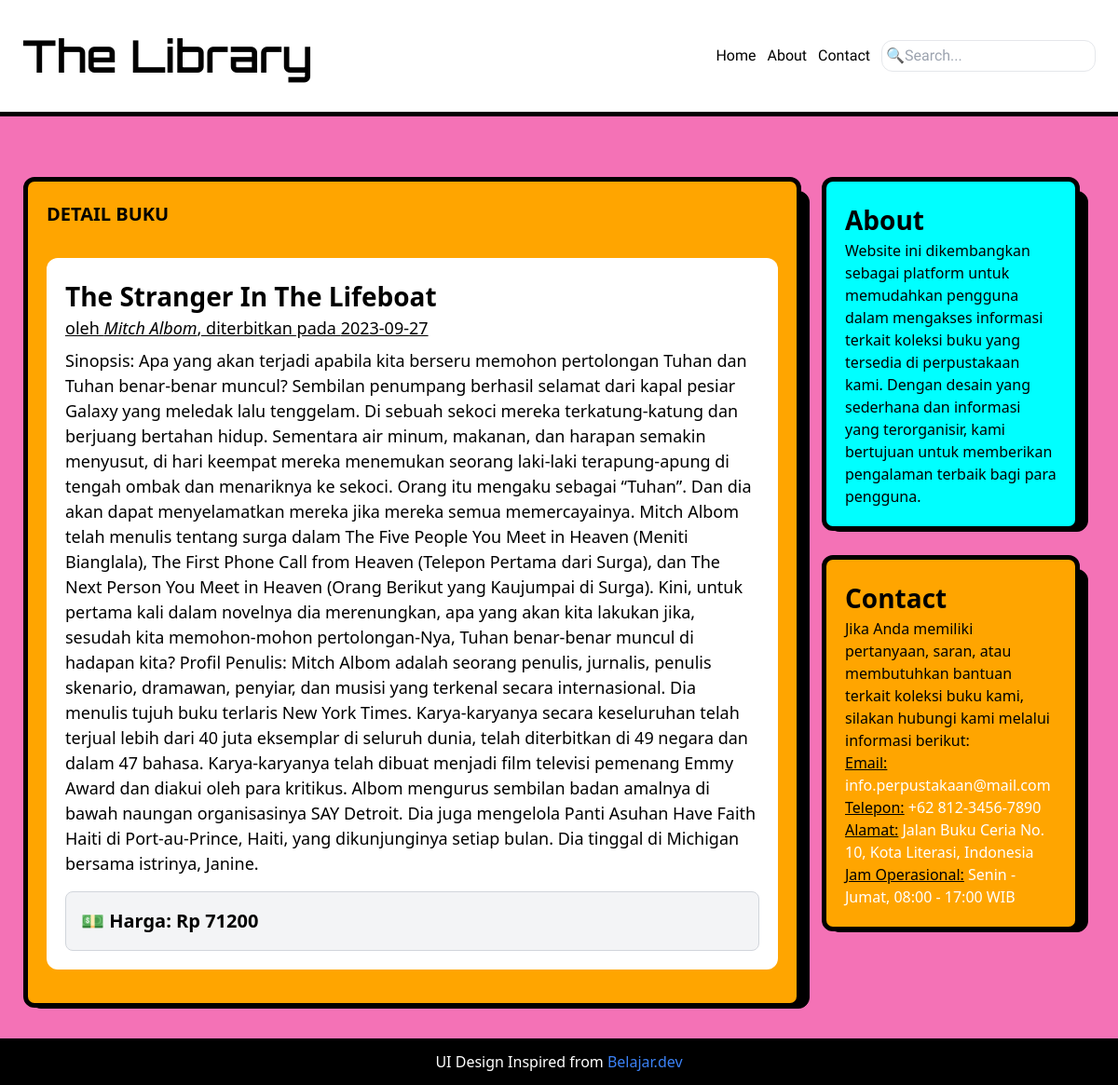
Screenshot of /detail.php?id=3 with the database file from the repository.
### tables this page shows
CREATE TABLE `buku` (
  `id` int(11) NOT NULL,
  `judul_buku` varchar(255) NOT NULL,
  `penulis` varchar(100) NOT NULL,
  `sinopsis_buku` text NOT NULL,
  `tanggal_diterbitkan` date NOT NULL,
  `harga` int(11) NOT NULL
);

### detail.php (the view, shortened to what this page needs)
<?php
include 'koneksi.php';
$id = $_GET['id'];
$query = "select * from buku where id = $id" ;
$eksekusi = mysqli_query($koneksi, $query);
$buku = mysqli_fetch_assoc($eksekusi);
?>
<!DOCTYPE html>
<html lang="en">
  <head>
    <script src="https://cdn.tailwindcss.com"></script>
  </head>
  <body class="bg-[#F472B6] overflow-y-auto">
    <header
      class="w-full flex flex-row p-6 bg-white justify-between items-center border-b-[5px] border-black"
    >
      <h1 class="text-[48px] items-center font-semibold">
        <a href="index.php" style="font-family: Orbitron;">The Library</a>
      </h1>
      <nav>
        <ul class="flex flex-row gap-3 items-center" style="font-family: Comic Neue;">
          <li>
            <a href="index.php" class="hover:text-blue-500">Home</a>
          </li>
          <li>
            <a href="#about" class="hover:text-blue-500">About</a>
          </li>
          <li>
            <a href="#contact" class="hover:text-blue-500">Contact</a>
          </li>
          <li>
            <input type="search" name="" id="" placeholder="🔍Search..." class="border border-gray-200 p-1 rounded-xl" />
          </li>
        </ul>
      </nav>
    </header>
    <main class="h-full w-full p-8 pt-10">
      <section class="mt-10 flex flex-row gap-5">
        <div class="w-3/4">
          <div class="bg-black h-auto w-full border border-black rounded-xl">
            <div
              class="bg-[#FFA500] hover:m-0 -mt-4 -ml-2 h-auto w-full border-[5px] border-black rounded-xl p-5"
            >
              <h1 class="text-[20px] font-bold">DETAIL BUKU</h1>
              <div class="flex flex-col gap-5 justify-center mt-8 mb-4">
                <div class="h-auto p-5 w-full bg-white rounded-xl">
                    <span class="font-semibold text-[28px]"><?php echo $buku['judul_buku'] ?></span><br>
                    <span class="underline text-[18px]">oleh <span class="italic"><?php echo $buku['penulis'] ?></span>, diterbitkan pada <?php echo $buku['tanggal_diterbitkan'] ?></span>
                    <p class="mt-2 text-[18px]">Sinopsis:
                      <?php echo $buku['sinopsis_buku'] ?>
                    </p>
                    <div class="mt-4 p-4 bg-gray-100 rounded-lg border border-gray-300">
                        <span class="font-semibold text-[20px]">💵 Harga: Rp <?php echo $buku['harga'] ?></span>
                    </div>
                </div>
              </div>
            </div>
          </div>
        </div>
        <div class="w-1/4 flex flex-col gap-10">
        <div class="bg-black h-auto w-full border border-black rounded-xl">
          <div
            class="bg-[#00FFFF] hover:m-0 -mt-4 -ml-2 h-auto w-full border-[5px] border-black rounded-xl p-5">
            <h1 class="text-[28px] font-bold" id="about">About</h1>
            <p>
              Website ini dikembangkan sebagai platform untuk memudahkan pengguna dalam mengakses informasi terkait koleksi buku yang tersedia di perpustakaan kami. Dengan desain yang sederhana dan informasi yang terorganisir, kami bertujuan untuk memberikan pengalaman terbaik bagi para pengguna.
            </p>
          </div>
        </div>
        <div class="bg-black h-auto w-full border border-black rounded-xl">
          <div
            class="bg-[#FFA500] hover:m-0 -mt-4 -ml-2 h-auto w-full border-[5px] border-black rounded-xl p-5">
            <h1 class="text-[28px] font-bold" id="contact">Contact</h1>
            <p>
              Jika Anda memiliki pertanyaan, saran, atau membutuhkan bantuan terkait koleksi buku kami, silakan hubungi kami melalui informasi berikut:
              <br>
              <span class="underline">Email:</span> <span class="text-white">info.perpustakaan@mail.com</span><br>
              <span class="underline">Telepon:</span> <span class="text-white">+62 812-3456-7890</span><br>
              <span class="underline">Alamat:</span> <span class="text-white">Jalan Buku Ceria No. 10, Kota Literasi, Indonesia</span><br>
              <span class="underline">Jam Operasional:</span> <span class="text-white">Senin - Jumat, 08:00 - 17:00 WIB</span><br>
            </p>
          </div>
        </div>
      </div>
      </section>
    </main>
    <footer class="relative bottom-0 bg-black w-full h-[50px] text-white flex items-center justify-center">
      <p>UI Design Inspired from <a href="https://belajar.dev/" target="__blank" class="text-blue-500">Belajar.dev</a></p>
    </footer>
  </body>
</html>

### rows the page displays
buku: judul_buku "The Stranger In The Lifeboat", penulis "Mitch Albom", tanggal_diterbitkan "2023-09-27", sinopsis_buku "Apa yang akan terjadi apabila kita berseru memohon pertolongan Tuhan dan Tuhan benar-benar muncul? Sembilan penumpang berhasil selamat dari kapal pesiar Galaxy yang meledak lalu tenggelam. Di sebuah sekoci mereka terkatung-katung dan berjuang bertahan hidup. Sementara air minum, makanan, dan harapan semakin menyusut, di hari keempat mereka menemukan seorang laki-laki terapung-apung di tengah ombak dan menariknya ke sekoci. Orang itu mengaku sebagai “Tuhan”. Dan dia akan dapat menyelamatkan mereka jika mereka semua memercayainya. Mitch Albom telah menulis tentang surga dalam The Five People You Meet in Heaven (Meniti Bianglala), The First Phone Call from Heaven (Telepon Pertama dari Surga),…", harga "71200"
